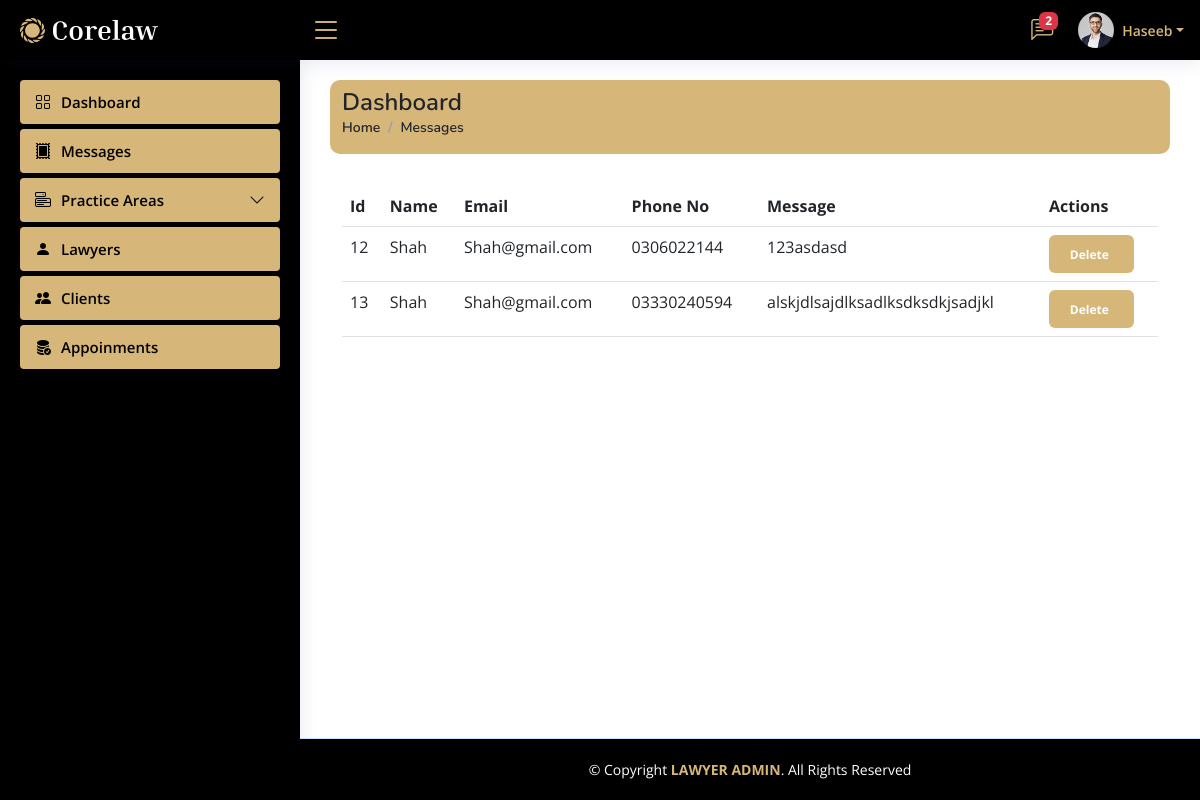
Screenshot of /Admin/Dashboard/Contact_us_messages.php (signed in) with the database file from the repository.
### tables this page shows
CREATE TABLE `contact_us` (
  `id` int(11) NOT NULL,
  `Name` varchar(50) DEFAULT NULL,
  `Email` varchar(50) DEFAULT NULL,
  `Phone_no` varchar(15) DEFAULT NULL,
  `Message` text DEFAULT NULL
);

### Admin/Dashboard/Contact_us_messages.php (the view, shortened to what this page needs)
<?php include './includes/header.php';
include "../connection.php";
?>
<div class="container">
    <div class="row">
        <div style="background-color: #D7B679; border-radius: 10px;" class="col-md-12">
            <div class="pagetitle mt-2 ">
                <h1 class="text-dark">Dashboard</h1>
                <nav>
                    <ol class="breadcrumb">
                        <li class="breadcrumb-item"><a class="text-dark" href="index.php">Home</a></li>
                        <li class="breadcrumb-item active text-dark">Messages</li>
                    </ol>
                </nav>
            </div>
        </div>
    </div>
</div>
<div class="container">
    <div class="row">
        <div class="col-md-12">
        </div>
    </div>
</div>
<div class="container mt-3">
    <div class="row">
        <div class="col-md-12">
            <table class="table">
                <thead>
                    <tr>
                        <th scope="col">Id</th>
                        <th scope="col">Name</th>
                        <th scope="col">Email</th>
                        <th scope="col">Phone No</th>
                        <th scope="col">Message</th>
                        <th scope="col">Actions</th>
                    </tr>
                </thead>
                <tbody>
                    <?php
                    $show = "SELECT * FROM `contact_us` ";
                    $pdo_statement = $pdo_con->prepare($show);
                    $pdo_statement->execute();
                    $result = $pdo_statement->fetchAll(PDO::FETCH_ASSOC);
                    if ($pdo_statement->rowCount() > 0) {
                        foreach ($result as $row) { ?>
                            <tr>
                                <td><?php echo $row['id'] ?></td>
                                <td><?php echo $row['Name'] ?></td>
                                <td><?php echo $row['Email'] ?></td>
                                <td><?php echo $row['Phone_no'] ?></td>
                                <td><?php echo $row['Message'] ?></td>
                                <td><button name="btn_delete" class="btn" style="background-color: #D7B679;">
                                        <?php echo "<a class='badge badge-danger' href='?type=delete&id=" . $row['id'] . "'>Delete</a>&nbsp;"; ?>
                                    </button></td>
                            </tr>
                    <?php  }
                    }
                    ?>
                </tbody>
            </table>
        </div>
    </div>
</div>
<?php include './includes/footer.php'; ?>

### Admin/Dashboard/assets/css/style.css (style rules this page uses)
:root { scroll-behavior: smooth; }
body { font-family: "Open Sans", sans-serif; background: #f6f9ff; color: #444444; }
a { color: #4154f1; text-decoration: none; }
h1, h2, h3, h4, h5, h6 { font-family: "Nunito", sans-serif; }
.pagetitle { margin-bottom: 10px; }
.pagetitle h1 { font-size: 24px; margin-bottom: 0; font-weight: 600; color: #012970; }
.breadcrumb { font-size: 14px; font-family: "Nunito", sans-serif; color: #899bbd; font-weight: 600; }
.breadcrumb a { color: #899bbd; transition: 0.3s; }
.breadcrumb .breadcrumb-item::before { color: #899bbd; }
.breadcrumb .active { color: #51678f; font-weight: 600; }

### rows the page displays
contact_us: id "12", Name "Shah", Email "Shah@gmail.com", Phone_no "0306022144", Message "123asdasd"
contact_us: id "13", Name "Shah", Email "Shah@gmail.com", Phone_no "03330240594", Message "alskjdlsajdlksadlksdksdkjsadjkl"

### other values shown
$messages "2"
$_SESSION['username'] "Haseeb"
